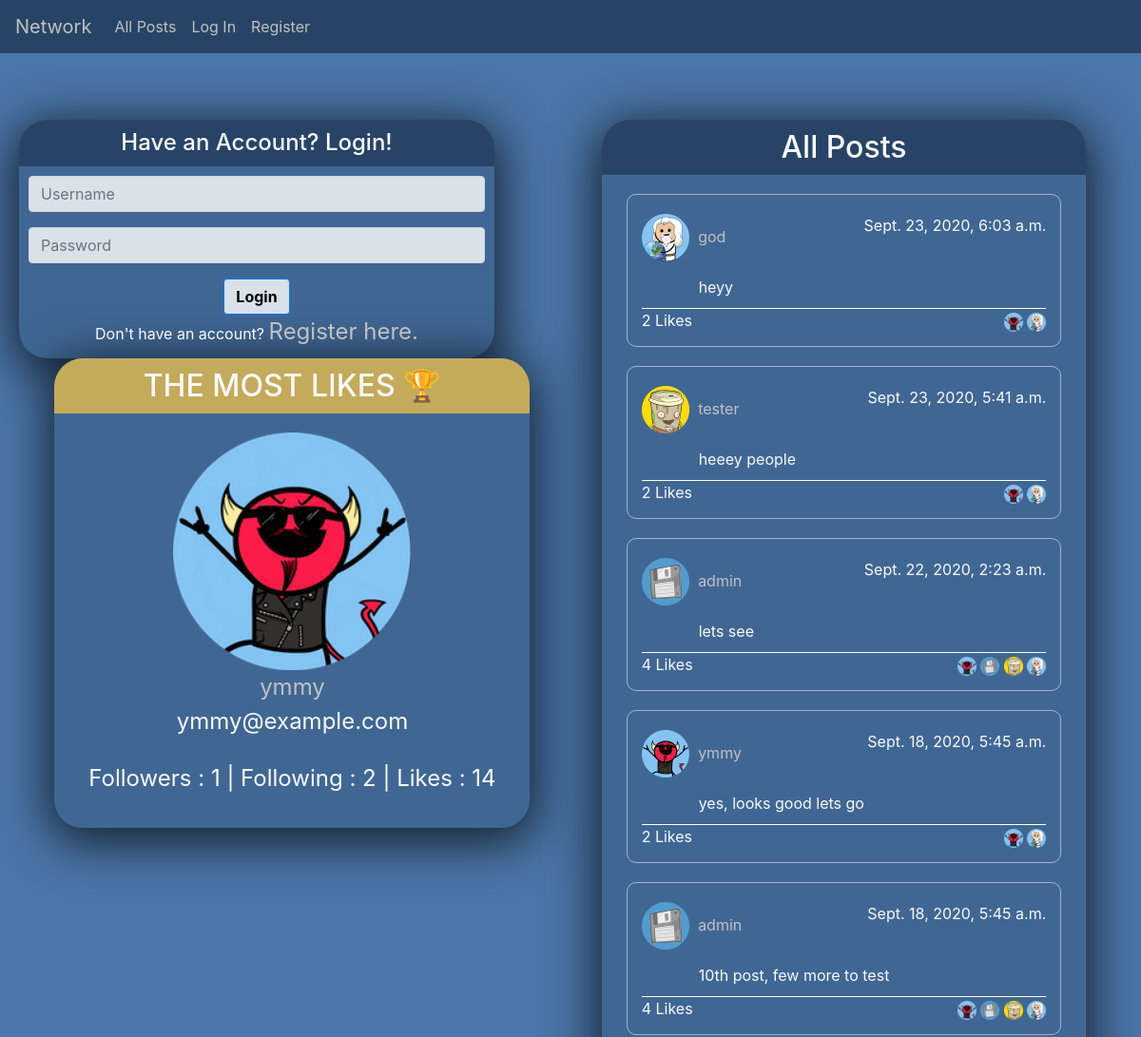
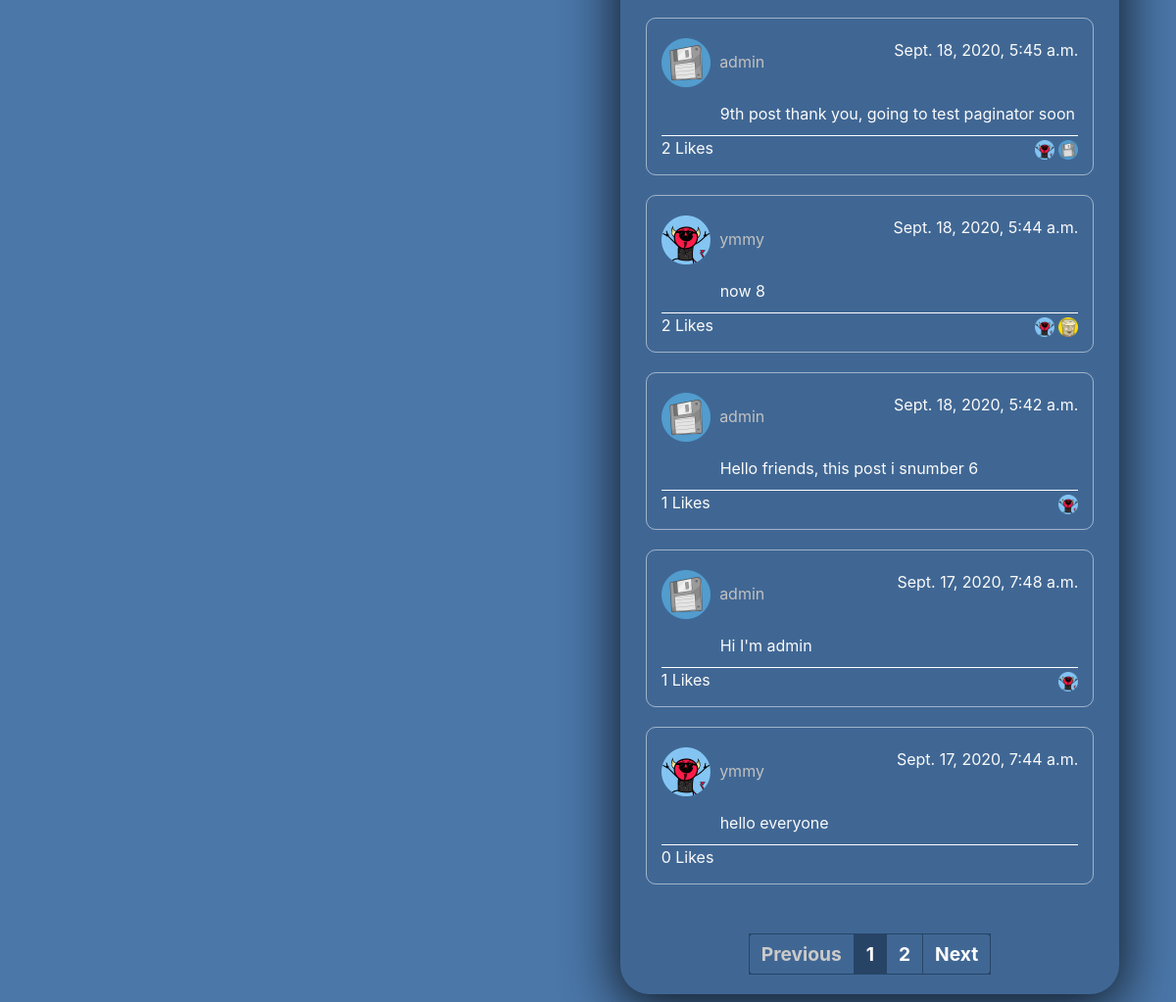
The page / on the database its author committed (2 pictures, top to bottom).
### network/models.py (models this page shows)
class User(AbstractUser):
    avatar = models.TextField(default="avatar_bucket.png")
    like_count = models.PositiveSmallIntegerField(default=0, blank=True, null=True)
    followers = models.ManyToManyField("User", related_name="followers_id")
    following = models.ManyToManyField("User", related_name="following_id")
    pass

class Post(models.Model):
    username = models.ForeignKey("User", on_delete=models.CASCADE, related_name="user")
    like_count = models.PositiveSmallIntegerField(default=0, blank=True, null=True)
    liked_user_count = models.ManyToManyField("Post", related_name="liked_id")
    body = models.TextField(blank=True)
    timestamp = models.DateTimeField(auto_now_add=True)

### network/views.py (the view)
# urls.py: path("", views.index, name="index"),
def index(request):
    posts = Post.objects.all().order_by("-timestamp").all()
    users = User.objects.all()
    topuser = User.objects.all().order_by("-like_count").first()
    liked = Post.objects.filter(
            liked_user_count=request.user.id
        ).all().values()
    liked_posts = []
    for i in range(len(liked)):
        liked_posts.append(liked[i]["id"])
    following = User.objects.filter(
            followers=request.user.id
        ).all().values()
    following_users = []
    for i in range(len(following)):
        following_users.append(following[i]["id"])
    paginator = Paginator(posts, 10)
    page_number = request.GET.get('page')
    page_obj = paginator.get_page(page_number)
    return render(request, "network/index.html", {'posts': posts, "users": users,'page_obj': page_obj, 'liked_posts': liked_posts, 'following_users' : following_users, "topuser": topuser})

### network/templates/network/index.html (shortened to what this page needs)
{% extends "network/layout.html" %}
{% block body %}
<section id="index">
    <div class="card-container">
        {% if user.is_authenticated %}
        <div class="profile-card">
            <h2>Profile</h2>
            <img id="profile_avatar" src="../../static/network/img/avatars/{{ user.avatar }}" alt=""> <br>
            <a href="/profile/{{ user.id }}"> {{ user.username }} </a> <br>
            <p class="email">{{ user.email }}</p> <br>
            <p class="count">Followers&nbsp;:&nbsp;{{ user.followers.count }} | Following&nbsp;:&nbsp;{{ user.following.count }} | Likes&nbsp;:&nbsp;{{ user.like_count }}</p><br>
        </div>
        {% else %}
        <div id="login">
            <h2>Have an Account? Login!</h2>
            <form action="{% url 'login' %}" method="post">
                <div class="form-group">
                    <input autofocus class="form-control" type="text" name="username" placeholder="Username">
                </div>
                <div class="form-group">
                    <input class="form-control" type="password" name="password" placeholder="Password">
                </div>
                <input class="btn btn-primary" type="submit" value="Login">
            </form>
            Don't have an account? <a href="{% url 'register' %}">Register here.</a>
        </div>
        {% endif %}
        <div class="profile-card leader2">
            <h2>THE MOST LIKES 🏆</h2>
            <img id="profile_avatar" src="../../static/network/img/avatars/{{ topuser.avatar }}" alt=""> <br>
            <a href="/profile/{{ topuser.id }}"> {{ topuser.username }} </a> <br>
            <p class="email">{{ topuser.email }}</p> <br>
            <p class="count">Followers&nbsp;:&nbsp;{{ topuser.followers.count }} | Following&nbsp;:&nbsp;{{ topuser.following.count }} | Likes&nbsp;:&nbsp;{{ topuser.like_count }}</p><br>
        </div>
    </div>
    <div class="posts_container">
        <div class="posts">
            <h2>All Posts</h2>
            {% for post in page_obj %}
            <div class="post">
                <div class="top-info">
                    <div class="poster-info">
                        {% for profile in users %}
                            {% if post.username_id == profile.id  %}
                                <a href="/profile/{{ profile.id }}">
                                    <img src="../../static/network/img/avatars/{{ profile.avatar }}" alt="">
                                </a>
                            {% endif %}
                        {% endfor %}
                        <a class="profile_link" href="/profile/{{ post.username_id }}"> {{ post.username }} </a>
                    </div>
                    <div class="poster-timestamp">
                        <p>{{ post.timestamp }}</p>
                    </div>
                </div>
                <div class="middle-info">
                    <p class="post_body" style="display: block;">{{ post.body }}</p>
                </div>
                <div class="bottom-info">
                    <div class="like-info">
                        <span id="like_for_{{ post.id }}">{{ post.liked_user_count.all.count }}</span>
                        {% if user.is_authenticated %}
                            {% if post.id in liked_posts %}
                                <button class="unlike_button" data-page = "{{ post.id }}"><i class="fas fa-heart"></i></button>
                            {% else %}
                                <button class="like_button" data-page = "{{ post.id }}"><i class="far fa-heart"></i></button>
                            {% endif %}
                        {% else %}
                        <span>Likes</span>
                        {% endif %}
                    </div>
                    <div id="like_avatars_{{ post.id }}">
                        {% for liked in post.liked_user_count.all %}
                            {% for profile in users %}
                                {% if liked.id == profile.id  %}
                                    <a href="/profile/{{ profile.id }}">
                                        <img width="20px" src="../../static/network/img/avatars/{{ profile.avatar }}" alt="">
                                    </a>
                                {% endif %}
                            {% endfor %}
                        {% endfor %}
                    </div>
                </div>
            </div>
            {% endfor %}
            <nav aria-label="Page navigation example">
                <ul class="paginator">
                    {% if page_obj.has_previous %}
                    <li class="page-item">
                        <a class="page-link " href="?page={{ page_obj.previous_page_number }}" tabindex="-1" aria-disabled="true">Previous</a>
                    </li>
                    {% else %}
                    <li class="page-item disabled">
                        <a class="page-link" href="#" tabindex="-1" aria-disabled="true">Previous</a>
                    </li>
                    {% endif %}
                    {% for page in page_obj.paginator.page_range %}
                    {% if page == page_obj.number %}
                        <li class="page-item"><a class="page-link active-link" href="?page={{ page }}">{{ page }}</a></li>
                    {% else %}
                        <li class="page-item"><a class="page-link" href="?page={{ page }}">{{ page }}</a></li>
                    {% endif %}
                    {% endfor %}
                    {% if page_obj.has_next %}
                    <li class="page-item">
                        <a class="page-link" href="?page={{ page_obj.next_page_number }}" tabindex="-1" aria-disabled="true">Next</a>
                    </li>
                    {% else %}
                    <li class="page-item disabled">
                        <a class="page-link" href="#" tabindex="-1" aria-disabled="true">Next</a>
                    </li>
                    {% endif %}
                </ul>
            </nav>
        </div>
    </div>
</section>
    {% endblock %}

### rows shown on the page
User: avatar (picture), username "ymmy", email "ymmy@example.com", followers.count "1", following.count "2", like_count "14"
Post: username "god", timestamp "Sept. 23, 2020, 6:03 a.m.", body "heyy", liked_user_count.all.count "2"
User: avatar (picture)
Post: username "ymmy", timestamp "Sept. 17, 2020, 7:44 a.m.", body "hello everyone", liked_user_count.all.count "0"
Post: username "tester", timestamp "Sept. 23, 2020, 5:41 a.m.", body "heeey people", liked_user_count.all.count "2"
User: avatar (picture)
Post: username "admin", timestamp "Sept. 22, 2020, 2:23 a.m.", body "lets see", liked_user_count.all.count "4"
User: avatar (picture)
Post: username "ymmy", timestamp "Sept. 18, 2020, 5:45 a.m.", body "yes, looks good lets go", liked_user_count.all.count "2"
Post: username "admin", timestamp "Sept. 18, 2020, 5:45 a.m.", body "10th post, few more to test", liked_user_count.all.count "4"
Post: username "admin", timestamp "Sept. 18, 2020, 5:45 a.m.", body "9th post thank you, going to test paginator soon", liked_user_count.all.count "2"
Post: username "ymmy", timestamp "Sept. 18, 2020, 5:44 a.m.", body "now 8", liked_user_count.all.count "2"
Post: username "admin", timestamp "Sept. 18, 2020, 5:42 a.m.", body "Hello friends, this post i snumber 6", liked_user_count.all.count "1"
Post: username "admin", timestamp "Sept. 17, 2020, 7:48 a.m.", body "Hi I'm admin", liked_user_count.all.count "1"

### other values the page prints
{{ page }} "1"
{{ page }} "2"
